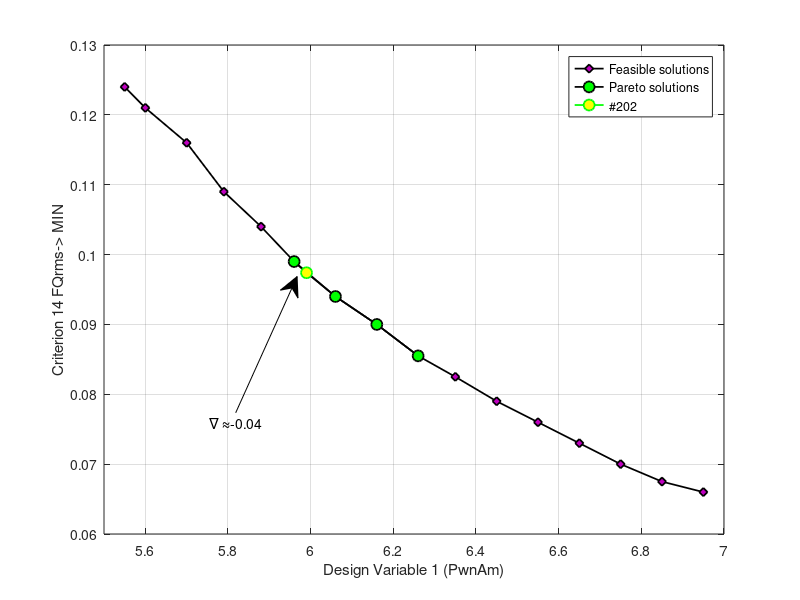
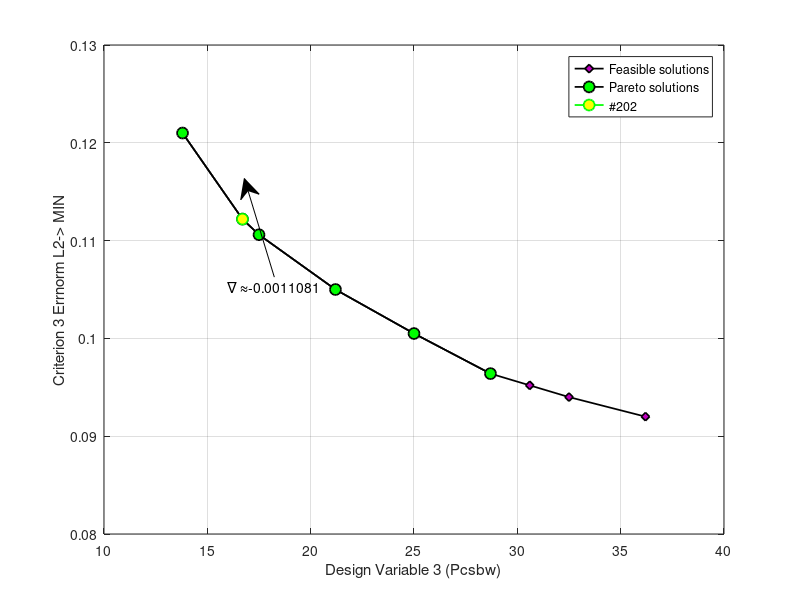

Write the MATLAB code that produced these figures, in order.
%% Criterion FQ1 (C14 FQrms) vs. design variable DV1
figure(1)
dv1fq1=[5.55 5.6 5.7 5.79 5.88 5.96 5.99 6.06 6.16 6.26 6.35 6.45 6.55 6.65 6.75 6.85 6.95;
    0.124 0.121 0.116 0.109 0.104 0.099 0.0974 0.094 0.090 0.0855 0.0825 0.079 0.076 0.073 0.07 0.0675 0.066];
plot(dv1fq1(1,:),dv1fq1(2,:),'MarkerFaceColor',[0.749 0 0.749],'MarkerSize',6,...
    'Marker','diamond',...
    'LineWidth',1.25,...
    'Color','k');% raw data

grid on
hold on

dv1fq1_P=[5.96 6.06 6.16 6.26;
    0.099 0.094 0.090 0.0855];

plot(dv1fq1_P(1,:),dv1fq1_P(2,:),'MarkerFaceColor','g','MarkerSize',8,...
    'Marker','o',...
    'LineWidth',1.25,...
    'Color','k');% Pareto data

grad=max(diff(dv1fq1_P(2,:))./diff(dv1fq1_P(1,:)))
dv1fq1_F=[5.99; 0.0974];

plot(dv1fq1_F(1,:),dv1fq1_F(2,:),'MarkerFaceColor',[1 1 0],'MarkerSize',8,'Marker','o',...
    'LineWidth',1.25,...
    'Color',[0 1 0]);% Optimal point

legend('Feasible solutions','Pareto solutions','#202')

xlabel('Design Variable 1 (PwnAm)')
ylabel('Criterion 14 FQrms-> MIN')

axis([5.5 7 0.06 0.13])

% Create textarrow
annotation('textarrow',[0.2946 0.3714],[0.312 0.5391],...
    'TextEdgeColor','none','FontSize',10,...
    'String',{strcat('\nabla \approx',num2str(grad))});

%% Criterion FQ1 (C14 FQrms) vs. design variable DV1
figure(2)

dv3p3=[13.8 16.7 17.5 21.2 25 28.7 30.6 32.5 36.2;
    0.121 0.1122 0.1106 0.105 0.1005 0.0964 0.0952 0.094 0.092]
plot(dv3p3(1,:),dv3p3(2,:),'MarkerFaceColor',[0.749 0 0.749],'MarkerSize',6,...
    'Marker','diamond',...
    'LineWidth',1.25,...
    'Color','k');% raw data

grid on
hold on

dv3p3_P=[13.8 16.7 17.5 21.2 25 28.7;
    0.121 0.1122 0.1106 0.105 0.1005 0.0964];
plot(dv3p3_P(1,:),dv3p3_P(2,:),'MarkerFaceColor','g','MarkerSize',8,...
    'Marker','o',...
    'LineWidth',1.25,...
    'Color','k');% Pareto data
grad=max(diff(dv3p3_P(2,:))./diff(dv3p3_P(1,:)))

dv3p3_F=[16.7;
    0.1122];
plot(dv3p3_F(1,:),dv3p3_F(2,:),'MarkerFaceColor',[1 1 0],'MarkerSize',8,'Marker','o',...
    'LineWidth',1.25,...
    'Color',[0 1 0]);% Optimal point
legend('Feasible solutions','Pareto solutions','#202')

xlabel('Design Variable 3 (Pcsbw)')
ylabel('Criterion 3 Errnorm L2-> MIN')
axis([10 40 0.08 0.13])

% Create textarrow
annotation('textarrow',[0.3429 0.3054],[0.5381 0.7024],...
    'TextEdgeColor','none','FontSize',10,...
    'String',{strcat('\nabla \approx',num2str(grad))});
